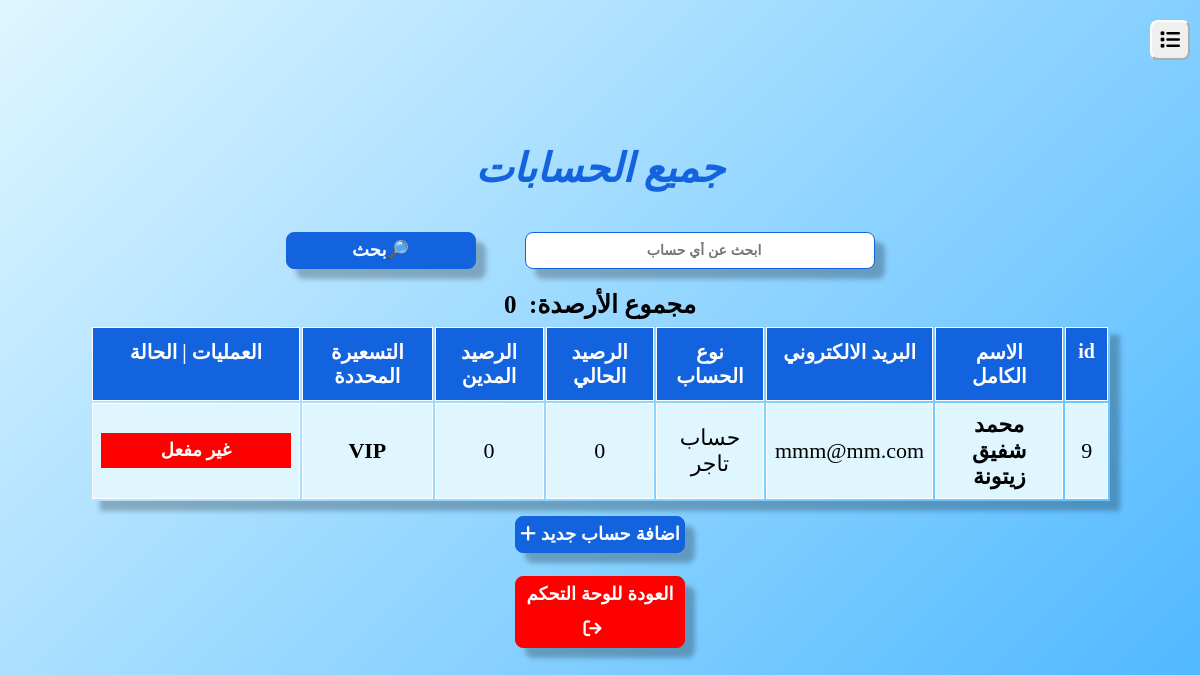
Screenshot of /allaccount.php (signed in) with the database file from the repository.
### tables this page shows
CREATE TABLE `allaccount` (
  `id` int(11) NOT NULL,
  `fullname` varchar(200) NOT NULL,
  `a_email` varchar(200) NOT NULL,
  `a_password` varchar(100) NOT NULL,
  `a_address` varchar(250) NOT NULL,
  `a_phone` bigint(20) NOT NULL,
  `kind` tinyint(1) NOT NULL,
  `real_cash` int(11) NOT NULL DEFAULT 0,
  `image_cash` int(11) NOT NULL DEFAULT 0,
  `deff_id` int(11) NOT NULL,
  `status` tinyint(1) NOT NULL DEFAULT 0
);

CREATE TABLE `price_type` (
  `deff_id` int(11) NOT NULL,
  `price_type_name` varchar(200) NOT NULL,
  `status` tinyint(1) NOT NULL DEFAULT 0
);

### accountselect.php (the view, shortened to what this page needs)
<?php
include 'conn.php';
$sql = "SELECT * FROM allaccount WHERE kind = 0";
$query = mysqli_query($conn, $sql);
if (mysqli_num_rows($query) > 0) {
    while ($result = mysqli_fetch_assoc($query)) {
        $id = $result['id'];
        $deff = $result['deff_id'];
?>
        <tr>
            <td data-label="id"><?php echo $result['id']; ?></td>
            <td data-label="الاسم الكامل"><a href="profile.php?id=<?php echo $result['id']; ?>" style="text-decoration: none; color: black; font-weight: bolder;"><?php echo $result['fullname']; ?></a></td>
            <td data-label="البريد الالكتروني"><?php echo $result['a_email']; ?></td>
            <td data-label="نوع الحساب"><?php echo "حساب تاجر"; ?></td>
            <td data-label="الرصيد الحالي"><?php echo $result['real_cash']; ?></td>
            <td data-label="الرصيد المدين"><?php echo $result['image_cash']; ?></td>
            <td data-label="التسعيرة المحددة">
                <?php
                    $sql2 = "SELECT * FROM price_type WHERE deff_id = '$deff'";
                    $query2 = mysqli_query($conn,$sql2);
                        while($res = mysqli_fetch_assoc($query2)){
                            ?>
                            <a href="factory_management.php?id=<?php echo $deff;?>" style="text-decoration: none; color: black; font-weight: bolder;"><?php echo $name = $res['price_type_name'];?></a>
                            <?php
                        }
                ?>
            </td>
            <td data-label="العمليات | الحالة">
                <?php
                if ($result['status'] == 1) {
                    echo "<a href='accountstatus.php?id=$id' class='btn' style='width: 190px;'>" . "مفعل" . "</a>";
                } else {
                    echo "<a href='accountdown.php?id=$id' class='btn' style='background-color:red; width: 190px;'>غير مفعل</a>";
                }
                ?>
            </td>
        </tr>
<?php
    }
} else {
    echo "<div style='text-align:center; padding:5px; font-size: 25px; font-weight:bold; font-style:italic;'>" . "لا توجد حسابات حاليا" . "</div>";
}
?>

### css/wakeelstyle.css (style rules this page uses)
* { padding: 0; margin: 0; box-sizing: border-box; }
body { background: linear-gradient(100deg, #DFF6FF, #47B5FF); color: black; min-height: 100vh; display: flex; margin: 0; }
.table tbody tr td { font-size: 22px; font-weight: normal; color: black; padding: 8px; text-align: center; border: 1px solid white; }
.table tbody tr td { background-color: #DFF6FF; }
.table tbody tr td .btn { width: 100px; text-decoration: none; line-height: 35px; display: inline-block; background-color: #1363DF; font-weight: bolder; color: white; text-align: center; vertical-align: middle; user-select: none; border: 2px solid none; font-size: 18px; opacity: 1; }

### css/dashboardstyle.css (style rules this page uses)
* { padding: 0; margin: 0; }
body { background: linear-gradient(135deg, #DFF6FF, #47B5FF); color: black; display: flex; min-height: 100vh; margin: 0; }

### rows the page displays
allaccount: id "9", fullname "محمد شفيق زيتونة", a_email "mmm@mm.com", real_cash "0", image_cash "0"
price_type: price_type_name "VIP"

### other values shown
$r5 "0"
